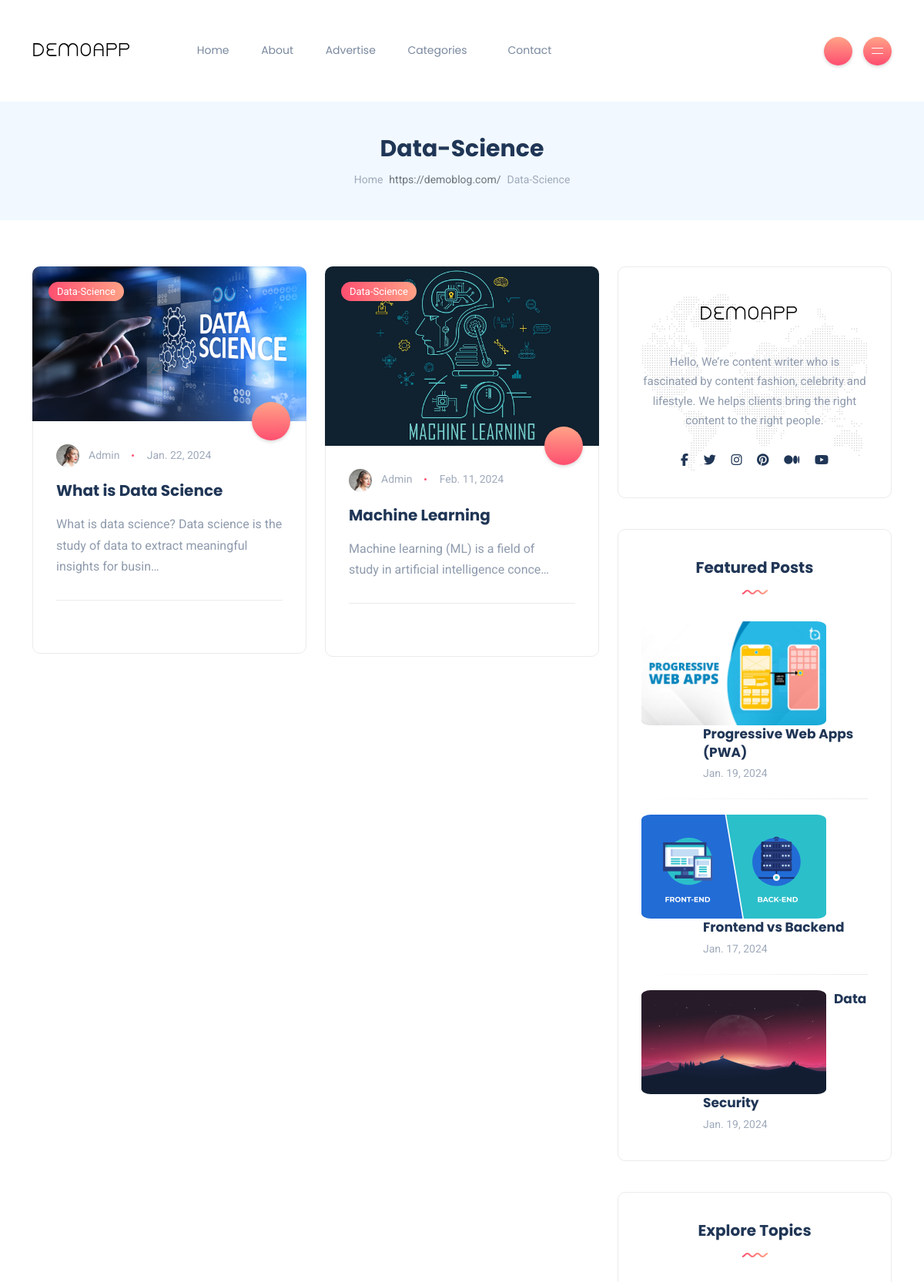
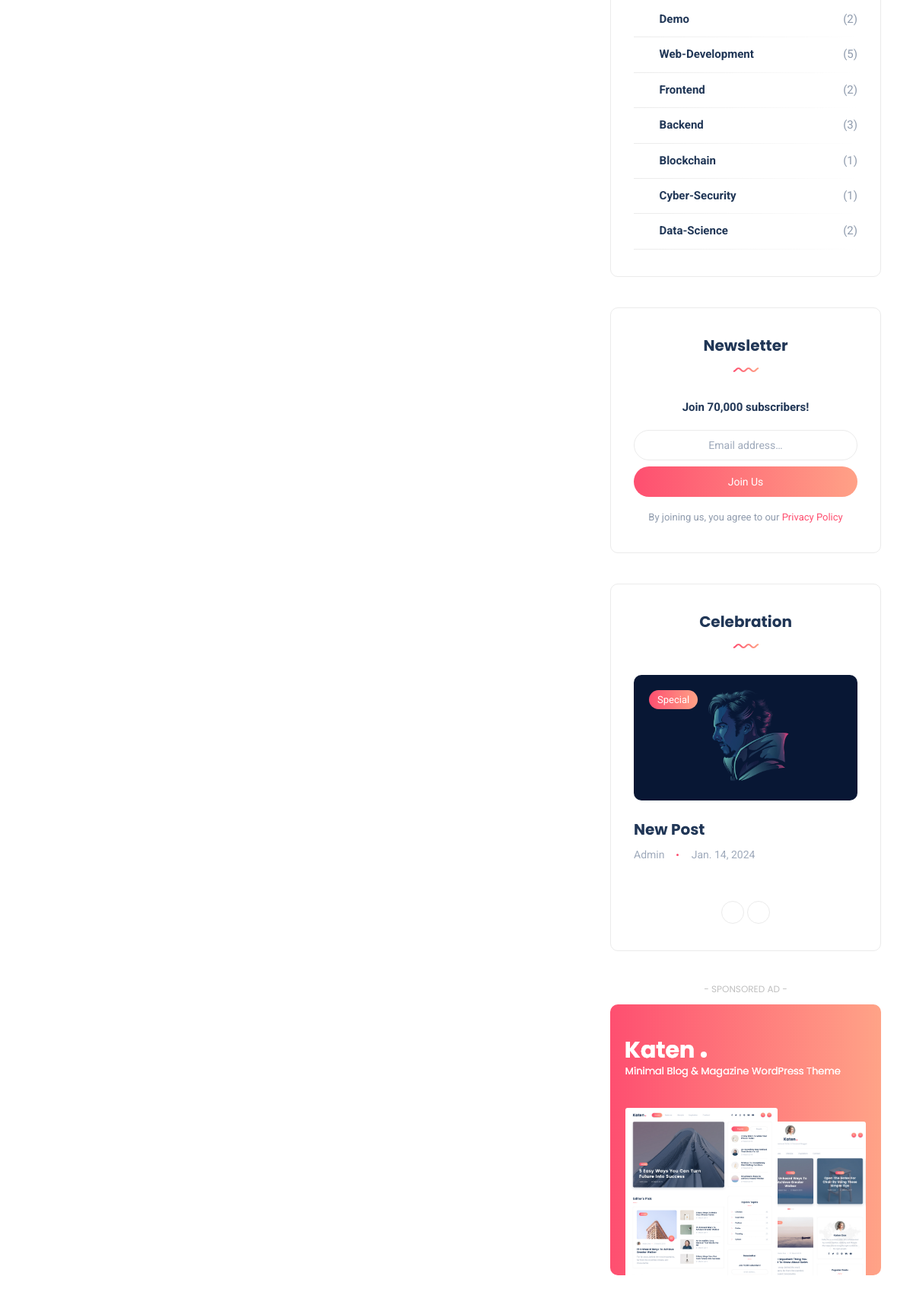
Page /category/Data-Science/ (upper part) on the committed database (2 pictures, top to bottom).
### blog/models.py (models this page shows, shortened)
class Category(models.Model):
    name = models.CharField(max_length=150)
    class Meta:
        verbose_name_plural = "categories"
    def __str__(self):
        return self.name

class Post(models.Model):
    STATUS = (
        ('0', 'Draft'),
        ('1', 'Publish')
    )
    SECTION = (
        ('Popular', 'Popular'),
        ('Editors_Pick', 'Editors_Pick'),
        ('Trending', 'Trending'),
        ('Inspiration', 'Inspiration'),
    )
    title = models.CharField(max_length=255)
    content = RichTextUploadingField()
    thumbnail = models.ImageField(upload_to='featured_image/%Y/%m/%d/')
    category = models.ForeignKey(Category, on_delete=models.CASCADE)
    tags = TaggableManager()
    author = models.CharField(max_length=255)
    slug = models.CharField(max_length=255)
    date = models.DateField(auto_now_add=True)
    time = models.DateTimeField(auto_now_add=True)
    status = models.CharField(choices=STATUS, max_length=150)
    section = models.CharField(choices=SECTION, max_length=255)

### DemoApp/views.py (the view)
# urls.py: path('category/<str:category_name>/', views.category_posts, name='category_posts'),
def category_posts(request, category_name):
    category = get_object_or_404(Category, name=category_name)
    random_posts = Post.objects.filter(status='1').order_by('?')[:3]
    featured_posts = Post.objects.filter(status='1').order_by('?')[:3]
    categories = Category.objects.all()
    posts = Post.objects.filter(category=category, status='1')
    return render(request, 'blog/category.html', {'category': category, 'posts': posts, 'categories': categories, 'random_posts': random_posts, 'featured_posts': featured_posts})

### templates/blog/category.html (shortened to what this page needs)
{% extends "base.html" %}
{% block body %}
<section class="page-header">
    <div class="container-xl">
        <div class="text-center">
            <h1 class="mt-0 mb-2">{{category}}</h1>
            <nav aria-label="breadcrumb">
                <ol class="breadcrumb justify-content-center mb-0">
                    <li class="breadcrumb-item"><a href="/">Home</a></li>
                    <li class="breadcrumb-item active" aria-current="page">{{category}}</li>
                </ol>
            </nav>
        </div>
    </div>
</section>
<section class="main-content">
    <div class="container-xl">
        <div class="row gy-4">
            <div class="col-lg-8">
                <div class="row gy-4">
                    {% for post in posts %}
                        <div class="col-sm-6">
                            <div class="post post-grid rounded bordered">
                                <div class="thumb top-rounded">
                                    <a href="{% url 'category_posts' category_name=post.category.name %}" class="category-badge position-absolute">{{ post.category.name }}</a>
                                    <span class="post-format">
                                        <i class="icon-picture"></i>
                                    </span>
                                    <a href="/blog/{{post.slug}}">
                                        <div class="inner">
                                            <img src="{{ post.thumbnail.url }}" alt="post-title" />
                                        </div>
                                    </a>
                                </div>
                                <div class="details">
                                    <ul class="meta list-inline mb-0">
                                        <li class="list-inline-item"><a href="#"><img
                                                    src="/static/images/other/author-sm.png" class="author"
                                                    alt="author" />{{post.author}}</a></li>
                                        <li class="list-inline-item">{{post.date}}</li>
                                    </ul>
                                    <h5 class="post-title mb-3 mt-3"><a href="/blog/{{post.slug}}">{{post.title}}</a></h5>
                                    <p class="excerpt mb-0">{{ post.content|safe|striptags|truncatechars:100 }}</p>
                                </div>
                                <div class="post-bottom clearfix d-flex align-items-center">
                                    <div class="social-share me-auto">
                                        <button class="toggle-button icon-share"></button>
                                    </div>
                                    <div class="more-button float-end">
                                        <a href="/blog/{{post.slug}}"><span class="icon-options"></span></a>
                                    </div>
                                </div>
                            </div>
                        </div>
                    {% endfor %}
                </div>
            </div>
            <div class="col-lg-4">
                <div class="sidebar">
                    <div class="widget rounded">
                        <div class="widget-about data-bg-image text-center" data-bg-image="/static/images/map-bg.png">
                            <img src="/static/images/download.svg" alt="logo" class="mb-4" />
                            <p class="mb-4">Hello, We’re content writer who is fascinated by content fashion, celebrity
                                and lifestyle. We helps clients bring the right content to the right people.</p>
                            <ul class="social-icons list-unstyled list-inline mb-0">
                                <li class="list-inline-item"><a href="#"><i class="fab fa-facebook-f"></i></a></li>
                                <li class="list-inline-item"><a href="#"><i class="fab fa-twitter"></i></a></li>
                                <li class="list-inline-item"><a href="#"><i class="fab fa-instagram"></i></a></li>
                                <li class="list-inline-item"><a href="#"><i class="fab fa-pinterest"></i></a></li>
                                <li class="list-inline-item"><a href="#"><i class="fab fa-medium"></i></a></li>
                                <li class="list-inline-item"><a href="#"><i class="fab fa-youtube"></i></a></li>
                            </ul>
                        </div>
                    </div>
                    <div class="widget rounded">
                        <div class="widget-header text-center">
                            <h3 class="widget-title">Featured Posts</h3>
                            <img src="/static/images/wave.svg" class="wave" alt="wave" />
                        </div>
                        <div class="widget-content">
                            {% for post in featured_posts %}
                                <div class="post post-list-sm circle">
                                    <div class="thumb circle">
                                        <a href="/blog/{{post.slug}}">
                                            <div class="inner">
                                                <img src="{{post.thumbnail.url}}" alt="{{post.title}}" />
                                            </div>
                                        </a>
                                    </div>
                                    <div class="details clearfix">
                                        <h6 class="post-title my-0"><a href="/blog/{{post.slug}}">{{post.title}}</a></h6>
                                        <ul class="meta list-inline mt-1 mb-0">
                                            <li class="list-inline-item">{{post.date}}</li>
                                        </ul>
                                    </div>
                                </div>
                            {% endfor %}
                        </div>
                    </div>
                    <div class="widget rounded">
                        <div class="widget-header text-center">
                            <h3 class="widget-title">Explore Topics</h3>
                            <img src="/static/images/wave.svg" class="wave" alt="wave" />
                        </div>
                        <div class="widget-content">
                            <ul class="list">
                                {% for category in categories %}
                                    <li><a href="{% url 'category_posts' category_name=category.name %}">{{category.name}}</a><span>({{ category.post_set.count }})</span></li>
                                {% endfor %}
                            </ul>
                        </div>
                    </div>
                    <div class="widget rounded">
                        <div class="widget-header text-center">
                            <h3 class="widget-title">Newsletter</h3>
                            <img src="/static/images/wave.svg" class="wave" alt="wave" />
                        </div>
                        <div class="widget-content">
                            <span class="newsletter-headline text-center mb-3">Join 70,000 subscribers!</span>
                            <form>
                                <div class="mb-2">
                                    <input class="form-control w-100 text-center" placeholder="Email address…"
                                        type="email">
                                </div>
                                <button class="btn btn-default btn-full" type="submit">Join Us</button>
                            </form>
                            <span class="newsletter-privacy text-center mt-3">By joining us, you agree to our <a
                                    href="#">Privacy Policy</a></span>
                        </div>
                    </div>
                    <div class="widget rounded">
                        <div class="widget-header text-center">
                            <h3 class="widget-title">Celebration</h3>
                            <img src="/static/images/wave.svg" class="wave" alt="wave" />
                        </div>
                        <div class="widget-content">
                            <div class="post-carousel-widget">
                                {% for post in random_posts %}
                                    <div class="post post-carousel">
                                        <div class="thumb rounded">
                                            <a href="" class="category-badge position-absolute">Special</a>
                                            <a href="/blog/{{post.slug}}">
                                                <div class="inner">
                                                    <img src="{{post.thumbnail.url}}" alt="post-title" />
                                                </div>
                                            </a>
                                        </div>
                                        <h5 class="post-title mb-0 mt-4"><a href="blog-single.html">{{post.title}}</a></h5>
                                        <ul class="meta list-inline mt-2 mb-0">
                                            <li class="list-inline-item"><a href="#">{{post.author}}</a></li>
                                            <li class="list-inline-item">{{post.date}}</li>
                                        </ul>
                                    </div>
                                {% endfor %}
                            </div>
                            <div class="slick-arrows-bot">
                                <button type="button" data-role="none" class="carousel-botNav-prev slick-custom-buttons"
                                    aria-label="Previous"><i class="icon-arrow-left"></i></button>
                                <button type="button" data-role="none" class="carousel-botNav-next slick-custom-buttons"
                                    aria-label="Next"><i class="icon-arrow-right"></i></button>
                            </div>
                        </div>
                    </div>
                    <div class="widget no-container rounded text-md-center">
                        <span class="ads-title">- Sponsored Ad -</span>
                        <a href="#" class="widget-ads">
                            <img src="/static/images/ads/ad-360.png" alt="Advertisement" />
                        </a>
                    </div>
                </div>
            </div>
        </div>
    </div>
</section>
{% endblock body %}

### rows in the picture
Category: name "Data-Science", post_set.count "2"
Post: category.name "Data-Science", thumbnail (picture), author "Admin", date "Jan. 22, 2024", title "What is Data Science", content "What is data science? Data science is the study of data to extract meaningful insights for busin…"
Post: category.name "Data-Science", thumbnail (picture), author "Admin", date "Feb. 11, 2024", title "Machine Learning", content "Machine learning (ML) is a field of study in artificial intelligence conce…"
Post: thumbnail (picture), title "Progressive Web Apps (PWA)", date "Jan. 19, 2024"
Post: thumbnail (picture), title "Frontend vs Backend", date "Jan. 17, 2024"
Post: thumbnail (picture), title "Data Security", date "Jan. 19, 2024"
Category: name "Demo", post_set.count "2"
Category: name "Web-Development", post_set.count "5"
Category: name "Frontend", post_set.count "2"
Category: name "Backend", post_set.count "3"
Category: name "Blockchain", post_set.count "1"
Category: name "Cyber-Security", post_set.count "1"
Post: thumbnail (picture), title "New Post", author "Admin", date "Jan. 14, 2024"
